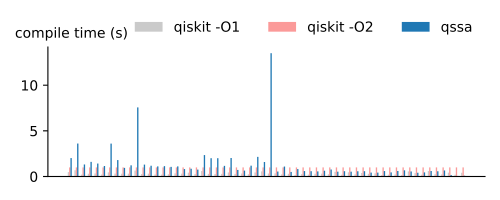

Reproduce this figure in Python.
#!/usr/bin/env python
# coding: utf-8

import os
import os.path
import sys
import copy
import math

import matplotlib
import matplotlib.pyplot as plt
import numpy as np
import json

# Use TrueType fonts instead of Type 3 fonts
# Type 3 fonts embed bitmaps and are not allowed in camera-ready submissions
# for many conferences. TrueType fonts look better and are accepted.
matplotlib.rcParams['pdf.fonttype'] = 42
matplotlib.rcParams['ps.fonttype'] = 42

matplotlib.rcParams['figure.figsize'] = 5, 2

def log(*args, **kwargs):
    print(*args, file=sys.stderr, **kwargs)

# Color palette
light_gray = "#cacaca"
dark_gray = "#827b7b"
light_blue = "#a6cee3"
dark_blue = "#1f78b4"
light_green = "#b2df8a"
dark_green = "#33a02c"
light_red = "#fb9a99"
dark_red = "#e31a1c"

# math
lg2 = lambda n: math.log(n, 2)


rawdata = None # raw data
with open("./qasmbench-gate-count.json", "r") as f:
    rawdata = json.load(f)
assert rawdata is not None

INF = 10**9
class PlotDatum:
    def __init__(self, label, kind, stats, idx):
        self.label = label # testname
        self.kind = kind # default, qiskit, qssa, zx
        self.idx = idx
        if 'ops' not in stats or 'depth' not in stats:
            print(f'> INVALID {label}::{kind} : {stats}')
            self.gates = {}
            self.cx = -1
            self.u = -1
            self.single_qubit = -1
            self.depth = -1
            self.tot = -1
            self.time = stats.get('time', -1)
        else:
            gates = stats['ops']
            self.gates = copy.deepcopy(gates) # gates dict: {<gate>: <count>, ...}
            self.cx = gates.get("cx", 0)
            self.u = gates.get("u", 0) + gates.get("u3", 0)
            self.single_qubit = 0
            for gate in "h x y z rx ry rz s sdg t tdg u u1 u2 u3".split():
                self.single_qubit += gates.get(gate, 0)
            self.depth = stats['depth']
            self.tot = sum([gates[g] for g in gates])
            self.time = stats['time']

    def __lt__(self, other):
        return self.tot < other.tot
class FullData:
    def __init__(self, test, stats, idx):
        self.test = test
        self.idx = idx
        self.data = dict()
        for kind in rawdata[test]:
            self.data[kind] = PlotDatum(test, kind, stats[kind], idx)
    def __lt__(self, other):
        lv = self.data['default'].tot
        rv = other.data['default'].tot
        if lv != rv: return lv < rv
        lv = self.data['default'].depth
        rv = self.data['default'].depth
        if lv != rv: return lv < rv
        return True
    def hasKind(self, k):
        return k in self.data
    def getKind(self, k):
        return self.data[k]

plotdata = []
plotdata_small = []
plotdata_medium = []
plotdata_large = []
pidx = 0
for test in rawdata:
    pidx += 1
    data = FullData(test, rawdata[test], pidx)
    plotdata.append(data)
    if test.find('small') == 0:
        plotdata_small.append(data)
    elif test.find('medium') == 0:
        plotdata_medium.append(data)
    elif test.find('large') == 0:
        plotdata_large.append(data)
    else:
        log(f'> Test does not fit in any category: {test}')


plotdata.sort()


#### PLOTTING-CODE
to_plot = plotdata
log(">> Plotting [%d] test cases..."% (len(to_plot)))

xs = np.arange(len(to_plot))
width = 0.2

#### Optimization ratio
fig, ax = plt.subplots(figsize=(15,10))
for idx, kind in enumerate(['qiskit_lev1', 'qiskit_lev2', 'qssa_full']):
    # ratio = lambda p: p.getKind(kind).time
    # ratio = lambda p: math.log(p.getKind(kind).time * 1000)
    # ratio = lambda p: p.getKind(kind).time / p.getKind(kind).tot
    # ratio = lambda p:  p.getKind('default').tot/p.getKind(kind).time
    ratio = lambda p: p.getKind(kind).time / p.getKind('qiskit_lev2').time
    for p in to_plot:
        if ratio(p)>10:
            print(json.dumps(rawdata[p.test], indent=2))
    col = None
    label = None
    if kind == 'qiskit_lev1':
        col = light_gray
        label = 'qiskit -O1'
    if kind == 'qiskit_lev2':
        col = light_red
        label = 'qiskit -O2'
    if kind == 'qssa_full':
        col = dark_blue
        label = 'qssa'
    rects1 = ax.bar(xs + ((idx + 1) * 1 * width), [ratio(p) for p in to_plot], width, label=label, color=col)

ax.spines['right'].set_visible(False)
ax.spines['top'].set_visible(False)

ax.legend(ncol=100, frameon=False, loc='lower right', bbox_to_anchor=(0, 1, 1, 0))

ax.set_xticks([])
ax.set_ylabel('compile time (s)', rotation='horizontal', position = (1, 1.05),
    horizontalalignment='left', verticalalignment='bottom')

fig.set_size_inches(5,2)
fig.tight_layout()
filename = os.path.basename(__file__).replace(".py", ".pdf")
fig.savefig(filename)
